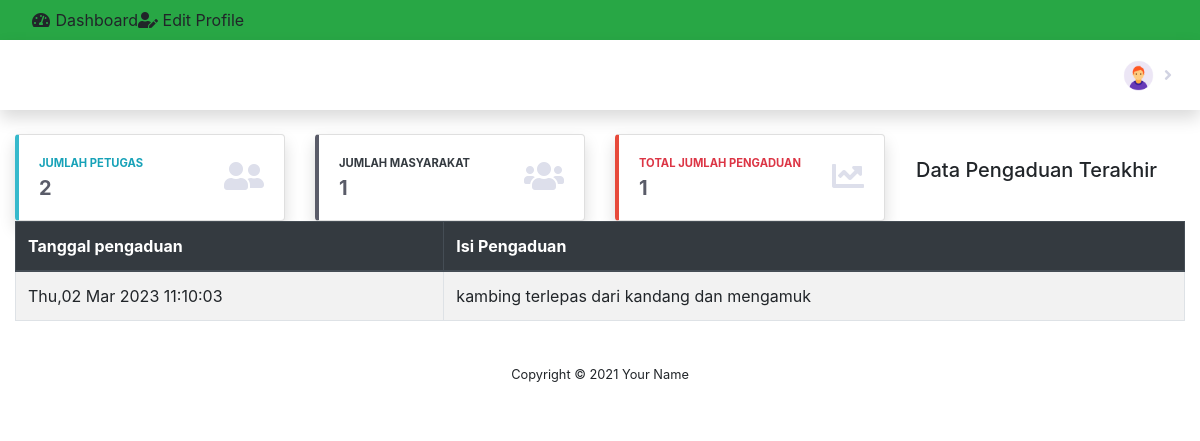
Screenshot of /index.php/admin with the database file from the repository.
### tables this page shows
CREATE TABLE `pengaduan` (
  `id_pengaduan` int(11) NOT NULL,
  `tgl_pengaduan` date NOT NULL,
  `nik` char(16) NOT NULL,
  `isi_laporan` text NOT NULL,
  `foto` varchar(255) NOT NULL,
  `status` enum('Proses','Selesai') NOT NULL,
  `status_notif` int(11) NOT NULL,
  `verifikasi` enum('diterima','ditolak','','') NOT NULL
);

### application/controllers/Admin.php (called while the page is built, shortened)
<?php
class Admin extends CI_Controller
{
	public function __construct(){
        $this->load->model('B_admin');
	}
	public function index()
	{
		$data['title'] = 'Aplikasi Pengaduan Masyarakat | Home';
		$data['pengguna'] = $this->db->get_where('petugas', ['username' => $this->session->userdata('username')])->row_array();
		$this->db->limit(5);
		$this->db->order_by('id_pengaduan', 'DESC');
		$data['notif'] = $this->db->get('pengaduan')->result();
		$data['pengaduan'] = $this->db->get('pengaduan')->result_array();
		$this->load->view('templates/header', $data);
		$this->load->view('templates/sidebar');
		$this->load->view('templates/topbar', $data);
		$this->load->view('admin/index', $data);
		$this->load->view('templates/footer');
	}
}

### index.php (called while the page is built, shortened)
<?php
require_once BASEPATH.'core/CodeIgniter.php';

### application/views/admin/index.php (the view, shortened to what this page needs)
<div class="container-fluid">
  <div class="row">
    <div class="col-lg-3">
      <div class="card shadow border-left-info">
        <div class="card-body">
          <div class="row no-gutters align-items-center">
            <div class="col mr-2">
              <div class="text-xs font-weight-bold text-info text-uppercase mb-1">Jumlah Petugas</div>
              <div class="h5 mb-0 font-weight-bold text-gray-800"><?= $this->db->get_where('petugas', ['level' => 2])->num_rows(); ?></div>
            </div>
            <div class="col-auto">
              <i class="fas fa-user-friends fa-2x text-gray-300"></i>
            </div>
          </div>
        </div>
      </div>
    </div>
    <div class="col-lg-3">
      <div class="card shadow border-left-dark">
        <div class="card-body">
          <div class="row no-gutters align-items-center">
            <div class="col mr-2">
              <div class="text-xs font-weight-bold text-dark text-uppercase mb-1">Jumlah Masyarakat</div>
              <div class="h5 mb-0 font-weight-bold text-gray-800"><?= $this->db->get('masyarakat')->num_rows(); ?></div>
            </div>
            <div class="col-auto">
              <i class="fas fa-users fa-2x text-gray-300"></i>
            </div>
          </div>
        </div>
      </div>
    </div>
    <div class="col-lg-3">
      <div class="card shadow border-left-danger">
        <div class="card-body">
          <div class="row no-gutters align-items-center">
            <div class="col mr-2">
              <div class="text-xs font-weight-bold text-danger text-uppercase mb-1">Total Jumlah Pengaduan</div>
              <div class="h5 mb-0 font-weight-bold text-gray-800"><?= $this->db->get('pengaduan')->num_rows(); ?></div>
            </div>
            <div class="col-auto">
              <i class="fas fa-chart-line fa-2x text-gray-300"></i>
            </div>
          </div>
        </div>
      </div>
    </div>
    <h5 class="ml-3 mt-4">Data Pengaduan Terakhir</h5>
    <div class="col-lg-12">
      <table class="table table-striped table-bordered">
        <thead class="thead-dark">
          <tr>
            <th>Tanggal pengaduan</th>
            <th>Isi Pengaduan</th>
          </tr>
        </thead>
        <tbody>
          <?php foreach ($pengaduan as $p) { ?>
            <tr>
              <td><?= date('D,d M Y H:i:s', $p['id_pengaduan']); ?></td>
              <td><?= $p['isi_laporan']; ?></td>
            </tr>
          <?php } ?>
        </tbody>
      </table>
    </div>
  </div>
</div>
</div>

### rows the page displays
pengaduan: id_pengaduan "Thu,02 Mar 2023 11:10:03", isi_laporan "kambing terlepas dari kandang dan mengamuk"

### other values shown
$this->db->get_where('petugas', ['level' => 2])->num_rows() "2"
$this->db->get('masyarakat')->num_rows() "1"
$this->db->get('pengaduan')->num_rows() "1"
